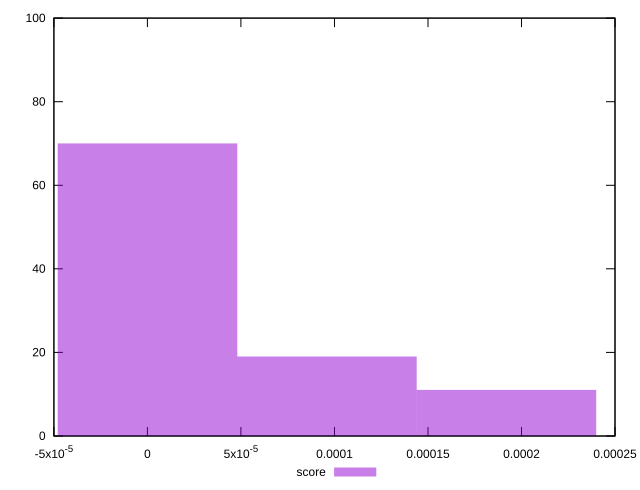

This figure's gnuplot source:
reset
set terminal svg size 640, 490 enhanced background rgb 'white'
set output "reprap/largest-contentful-paint/samples/pages+cached+nointeractive/score/histogram.svg"

$score <<EOF
0.0001919087919910462 11
0.0000959543959955231 19
0 70
EOF

set key outside below
set boxwidth 0.0000959543959955231
set yrange [0:100]
set style fill transparent solid 0.5 noborder

plot \
  $score title "score" with boxes, \


reset
